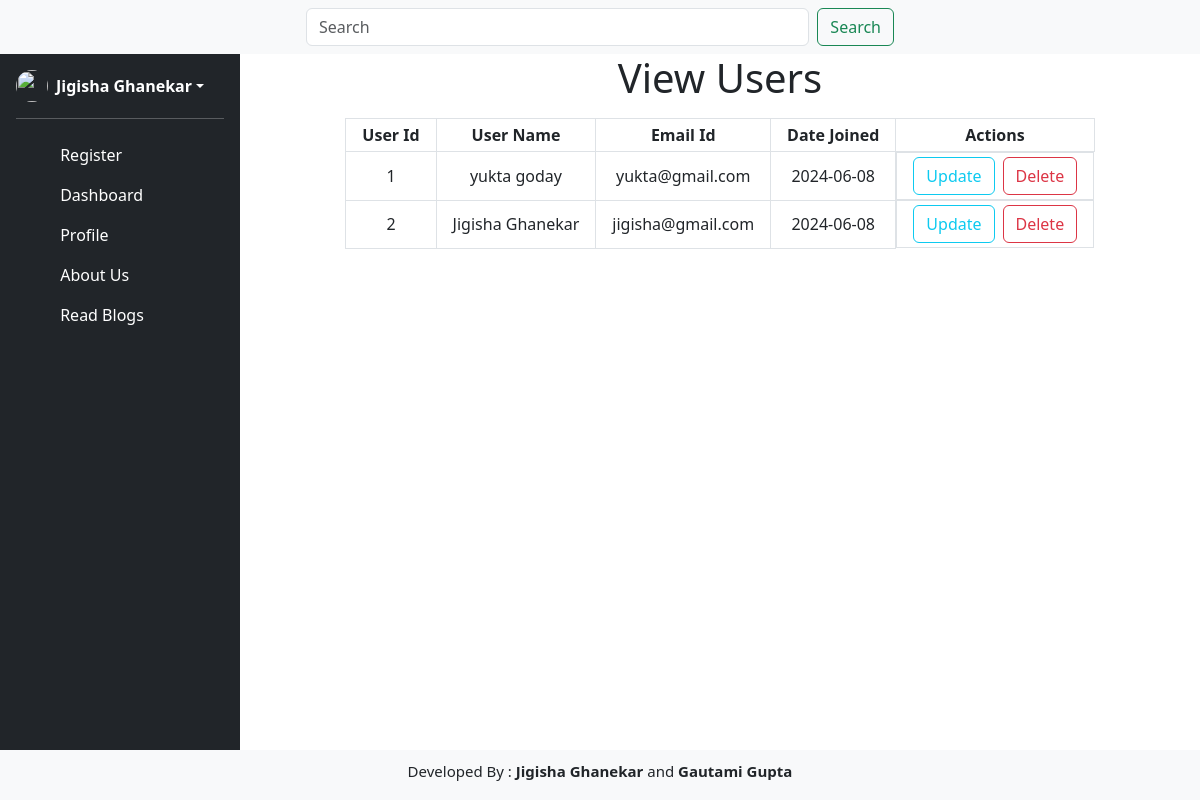
Page /read (signed in) on the committed database.
### app.py (models this page shows, shortened)
class User(db.Model):
    user_id = db.Column(db.Integer, primary_key=True)
    name = db.Column(db.String(200), nullable=False)
    email = db.Column(db.String(500), unique=True)
    date_joined = db.Column(db.Date, default = datetime.datetime.utcnow())
    password = db.Column(db.String(100), nullable=False)
    relation = db.relationship('Blog', backref='user', lazy=True)

### app.py (the view)
@app.route('/read', methods=['GET', 'POST'])
def read():
    data = User.query.all()
    if request.method == 'POST':
        user_id = request.form.get('update')
        if user_id:
            return redirect(url_for('update', user_id=user_id))
    return render_template('read.html', data=data)

### app.py (called while the page is built)
def is_logged_in():
    return 'logged_in' in session

def get_logged_in_user():
    if 'logged_in' in session and 'email' in session:
        return {'email': session['email'], 'name': session['name']}
    return None

@app.context_processor
def inject_user():
    return dict(logged_in=is_logged_in(), user=get_logged_in_user())

### templates/read.html (shortened to what this page needs)
{% extends "index.html" %}
{% block read %}
    <h1 class="text-center mb-3">View Users</h1>
    <table class="mx-auto">
        <tr>
            <th class="border px-3 py-1 text-center">User Id</th>
            <th class="border px-3 py-1 text-center">User Name</th>
            <th class="border px-3 py-1 text-center">Email Id</th>
            <th class="border px-3 py-1 text-center">Date Joined</th>
            <th class="border px-3 py-1 text-center">Actions</th>
        </tr>
        {% for d in data %}
        <tr>
            <td class="border px-3 py-1 text-center">{{d.user_id}}</td>
            <td class="border px-3 py-1 text-center">{{d.name}}</td>
            <td class="border px-3 py-1 text-center">{{d.email}}</td>
            <td class="border px-3 py-1 text-center">{{d.date_joined}}</td>
            <td class="border px-3 py-1 text-center d-flex gap-2">
                <form action="{{url_for('read')}}" method="post">
                    <button type="submit" class="btn btn-outline-info">Update</button>
                </form>
                <form action="{{url_for('delete')}}" method="post">
                    <button type="submit" class="btn btn-outline-danger">Delete</button>
                </form>
            </td>
        </tr>
        {% endfor %}
    </table>
{% endblock read %}

### templates/index.html (shortened to what this page needs)
<!DOCTYPE html>
<html lang="en">
<head>
    <link href="https://cdn.jsdelivr.net/npm/bootstrap@5.3.3/dist/css/bootstrap.min.css" rel="stylesheet">
</head>
<body>
    <nav class="navbar navbar-expand-lg bg-body-tertiary">
      <div class="container-fluid">
        <div class="collapse navbar-collapse" id="navbarSupportedContent">
            <form class="d-flex mx-auto w-50" role="search" method="post" action="{{url_for('search')}}">
              <input class="form-control me-2" type="search" name="search_blog" id="search_blog" placeholder="Search" aria-label="Search">
              <button class="btn btn-outline-success" type="submit">Search</button>
            </form>
        </div>
      </div>
    </nav>
    <div class="center d-flex">
        <div class="d-flex flex-column flex-shrink-0 p-3 text-white bg-dark position-absolute" style="width:20%; height:92vh">
        <a href="/" class="d-flex align-items-center mb-3 mb-md-0 me-md-auto text-white text-decoration-none">
          {% if logged_in %}
          <div class="dropdown">
            <a href="#" class="d-flex align-items-center text-white text-decoration-none dropdown-toggle" id="dropdownUser1" data-bs-toggle="dropdown" aria-expanded="false">
              <img src="https://github.com/mdo.png" alt="" width="32" height="32" class="rounded-circle me-2">
                <strong>{{user.name}}</strong>
              </a>
          </div>
          {% else %}
          <button type="button" class="btn btn-outline-secondary">
                  <a class="nav-link" href="login">Login</a>
          </button>
          {% endif %}
        </a>
        <hr>
        <ul class="nav nav-pills flex-column mb-auto">
          <li>
            <a href="register" class="nav-link text-white">
              <svg class="bi me-2" width="16" height="16"><use xlink:href="register"></use></svg>
              Register
            </a>
          </li>
          {% if logged_in %}
          <li>
            <a href="dashboard" class="nav-link text-white">
              <svg class="bi me-2" width="16" height="16"><use xlink:href="dashboard"></use></svg>
              Dashboard
            </a>
          </li>
          <li>
            <a href="profile" class="nav-link text-white">
              <svg class="bi me-2" width="16" height="16"><use xlink:href="profile"></use></svg>
              Profile
              </a>
              </li>
            {% endif %}
            <li>
            <a href="aboutus" class="nav-link text-white">
              <svg class="bi me-2" width="16" height="16"><use xlink:href="aboutus"></use></svg>
              About Us
            </a>
          </li>
            <li>
            <a href="blog_read" class="nav-link text-white">
              <svg class="bi me-2" width="16" height="16"><use xlink:href="read"></use></svg>
              Read Blogs
            </a>
          </li>
        </ul>
      </div>
      <div class="contentdiv" style="width:80%; position:absolute; right:0;">
        {% block read %}{% endblock read %}
      </div>
    </div>
      <div class="w-100 p-2 bg-body-tertiary d-flex align-items-center justify-content-center position-fixed fixed-bottom" style="height:50px;">
          <h1 class="" style="font-size:15px;">Developed By : <a href="https://portfolio-jigisha15.vercel.app/" class="text-dark fw-bold text-decoration-none" target="_blank">Jigisha Ghanekar</a> and <a href="https://portfolio-phi-ten-18.vercel.app/" class="text-dark fw-bold text-decoration-none" target="_blank">Gautami Gupta</a> </h1>
      </div>
</body>
</html>

### rows in the picture
User: name "Jigisha Ghanekar", user_id "2", email "jigisha@gmail.com", date_joined "2024-06-08"
User: user_id "1", name "yukta goday", email "yukta@gmail.com", date_joined "2024-06-08"
